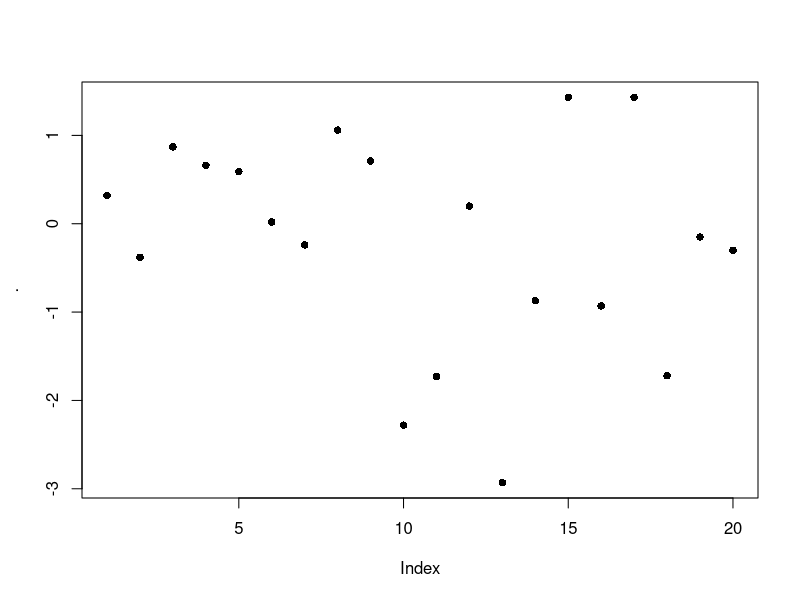
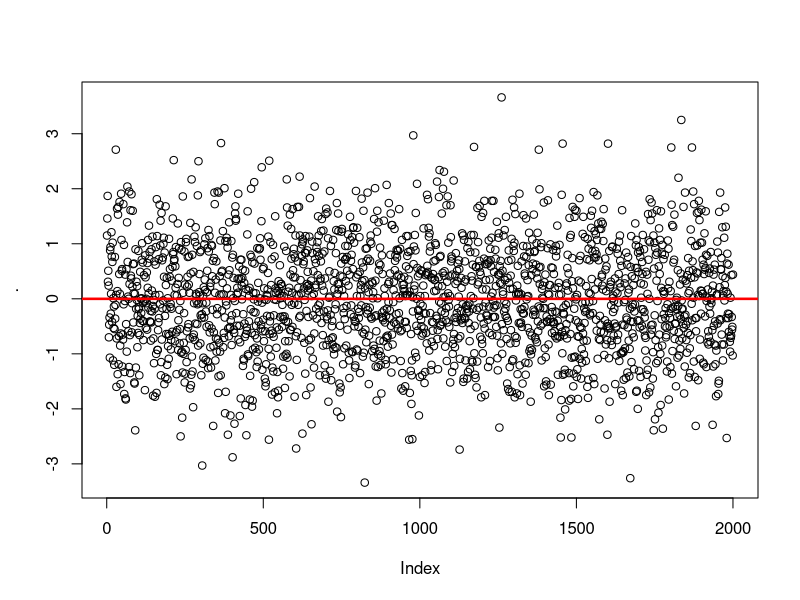

Source code (R) for these figures, in order: (Note: this script raises an error after producing the figures.)
# __________________________________________________________________
# R VOCABULARY 
# __________________________________________________________________

library("dplyr")
library("reshape2")
library("lazyeval")
library("ggplot2")
library("labeling")
library("lubridate")


# help(package="base")
# rm(list=ls())

# TODO: -------
# duplicated, charmatch, aggregate, do.call
# remove "lib" arg in library calls 
       


# flatten a list: 
(l <- list(item1=4, item2=2, item3=c(100, 200)))  # surrounding with () calls print 
(unlist(l))
(unname(unlist(l)))  # returns numeric vector; also try: unlist(l) %>% unname  


# flattening a list of dates does weird stuff: 
datelist = as.list(c(ymd("2017-01-01"), ymd("2017-01-01")))
unlist(datelist)  # not good 
do.call("c", datelist)  # this is good 


# rep and seq: --------------------
rep(letters[1:3], times=2)  # same as rep(letters[1:3], 2)
rep(letters[1:3], each=2)
rep(letters[1:3], times=2, each=2)
rep(letters[1:3], times=2, each=2, length.out=2)
rep_len(letters[1:3], length.out=40)  # could be useful if you don't know the length of a vector, but you want to keep recycling it until total length reaches a target value. 
rep(letters[1:3], times=(1:3))

seq(1,26)
seq(1,26,by=3)
seq(1,26, length.out=4)  # generates a sequence of length.out=4 equally spaced values from 1 to 16. (length.out is usually abbreviated to length or len, and seq_len is much faster.)
seq(along.with=month.abb)  # can abbreviate as e.g. seq(month.abb) or seq(letters); verbose alternative: seq(1, length(month.abb))
seq(along.with=rnorm(20))# generates sequence 1,2,3... ending with length(month.abb)
seq(c("apple", "orange", "banana"))

x<-round(rnorm(20), 2); names(x) <- seq(rnorm(20)); x %>% plot(pch=16) 
x<-round(rnorm(2000), 2); names(x) <- seq(rnorm(2000)); x %>% 
  plot(pch=1) %>% abline(h=0, lwd=2.5, col="red")


any(c(rep(FALSE, 9), TRUE))  # any TRUEs in the vector? 
any(c(2<1, 4>5, 6==7))

x <- c(4,3, NA, 1,1,23)
any(is.na(x))  # is.na(x) returns a logical of same length as x 



x<- rnorm(10)
range(x)
all(x < 2)  # x<2 returns a logical vector of same length as x; all(x<2) returns TRUE only if all values are TRUE 
all(x < 2, x > (-2))
all(1<2, 2==2, 3>2)
all(c(TRUE, TRUE, TRUE, FALSE))


4 %in% c(1,1,4,1)  # TRUE 
"s" %in% letters  # TRUE
1:4 %in% 1:10  # returns vector of same length as vector on left side of %in%
c(1:4, 12) %in% 1:10
c("g", 7) %in% letters 


match("s", letters)
match(c("a", "s", "f"), letters)
x <- c(4,3, NA, 1,1,23, NA)
match(NA, x)  # Note that match() only returns first match 


which(c(rep(FALSE, 5), TRUE, rep(FALSE, 4), TRUE))  # Takes a logical vector, returns numeric pointing to positions of TRUE values 
which(c(4==5, 2==3))
which(c(4==5, 2==3, 3==3, 4<5, 9>4))


x <- rep(1.0,10); y <- rep(0.99999999999, 10)
all.equal(target=x, current=y, tolerance = 10^-10)
all.equal(target=x, current=y, tolerance = 10^-20)


identical(2, 2.0)  # TRUE 

set.seed(1)
x <- rnorm(10)
set.seed(1)
y <- rnorm(10)
identical(x,y) # TRUE 


stopifnot(c(TRUE, TRUE))
stopifnot(c(FALSE, TRUE))  # returns an error if not all TRUE 
stopifnot(c(2<3, 4>5))


x <- airquality[, -1] # x is a regression design matrix
y <- airquality[,  1] # y is the corresponding response
stopifnot(complete.cases(y) != is.na(y))  # complete.cases returns a logical 
ok <- complete.cases(x, y)  # returns logical of same length as num rows of x and y
sum(!ok) # how many are not "ok" ? NOTE that "!" on a logical gives its inverse: !c(TRUE, FALSE) = c(FALSE, TRUE)
x <- x[ok,]
y <- y[ok]


# subsetting: -----
# 3 ways of subsetting a df for first column:
airquality[1]  # returns data frame (which is a type of list; subsetting list with [] always gives list)
airquality[[1]]  # returns the *contents* of element 1 in the df - integer atomic vector. [[]] can only return 1 thing 
airquality$Ozone  # returns integer atomic vector. Note that $ is shorthand, where x$y = x[["y", exact=FALSE ]]



cumsum(1:10)  # pseudocode: for i in 1:10, result[1] = i, result[2]=i+result[1]
cumprod(1:10)
cummin(1:10)  # along the entire length of input vector, 1 is min 
cummax(10:1)



# first differencing: 
diff(1:10, lag = 1, differences = 1)  # diff gives differecnes between successive elements in a vector 
diff(seq(1,50, by=5), lag=1, differences=1)
(diffs1 <-diff(c(1,5,2,2,10,.5,-1,3,-4,30), lag = 1, differences = 1))
length(diffs1)

# second differencing: 
(diffs2 <-diff(c(1,5,2,2,10,.5,-1,3,-4,30), lag = 1, differences = 2))  
diffs2 == diff(diffs1, lag = 1, differences = 1)  #  setting arg differences > 1 means you recursively apply diff a specified number of times 
length(diffs2)  # note that this has one less element than diffs1

# differencing at lags (i.e. not immediately successive elements)
(diffs3 <-diff(c(1,5,2,2,10,.5,-1,3,-4,30), lag = 2, differences = 1))  
length(diffs3)


# cut a range to get a factor: -------------------
x <- 1:100 
cut(x, breaks=seq(0,100,5), labels= paste("Level", 1:20))  # divide range of x into levels of a factor; 
# note that length of labels is 1 less than length of breaks
# also, first value of breaks is lower than min value of x 
table(cut(x, breaks=seq(0,100,5), labels= paste("Level", 1:20)))



# reorder factor levels using values in another column -------------
# first create data: 
df <- data.frame(area=letters[1:10], 
                 total=c(10,2,1,rnorm(6),20)); df

# graph looks ugly: 
ggplot(df, aes(x=area, y=total)) + geom_bar(stat="identity")

# find order of factor levels that you want: 
order(df$total)  # this gives ascending order; for descending, rev(order(df$total))

# reset factor levels: 
df <- df %>% mutate(area=factor(area, 
                          levels=area[order(df$total)])); df

str(df)  # factor levels reset

# graph again: 
ggplot(df, aes(x=area, y=total)) + geom_bar(stat="identity")  # SUCCESS!



pmin(1:4, 0:3)  # gives "parallel" min - min of each pair of elements, where one element is from vector1, the other from v2. 

x <- sort(rnorm(100));  cH <- 1.35
quantile(x, probs = seq(0, 1, 0.25), na.rm = FALSE, names = TRUE)
# quantiles are cutpoints dividing the range of a probability distribution into contiguous intervals with equal probabilities. 
# quartiles are the three cut points that will divide a dataset into four equal-size groups
pmin(cH, quantile(x)) # no names
pmin(quantile(x), cH) # has names
plot(x=x, y=pmin(cH, pmax(-cH, x)), type = "b", main =  "Huber's function")



# & and && --------
x <- 1 
y <- 1

if (x==1 & y==1){print("yes")} else {print("no")}
if (x==1 && y==1){print("yes")} else {print("no")}
# when x and y are single element vectors, doesn't seem to make a diff

x <- c(1,1) 
y <- c(1,0)

if (x==1 & y==1){print("yes")} else {print("no")}
# single & returns warning: only first element used 

if (x==1 && y==1){print("yes")} else {print("no")}
# no warning, but doesn't seem to give right answer 

# NOTE: apparently && is preferred in if conditions 




# merge: -------------------------------
# merging vectors (doesn't make much sense): 
x <- letters
y <- letters[3:4]
merge(x,y)  # prob not what you want: this is the cartesian product (?) of the 2 sets 


# MERGING DATA FRAMES: -----------
# if the column you're merging on has the same name in both dfs, there's no need to 
# specify by="" argument, because it is automatically interpreted that you are joining on that column 

x <- data.frame(a=letters, b.x=rnorm(26)) %>% print 
y <- data.frame(a=c(letters[3:4], "test"), d.y=rnorm(3), e.y=rep("yo", 3)) %>% print 

merge(x,y)  # inner join; 
merge(x,y, all=TRUE)  # outer join
merge(x,y, all.y=TRUE)  # right join
merge(x,y, all.x=TRUE)  # left join
merge(x,y, all.x=TRUE, all.y=TRUE)  # outer join again




# if the column you're merging on has the diff name in the 2 dfs, you need to specify the 
# by.x and by.y arguments 

x <- data.frame(a=letters, b.x=rnorm(26))
y <- data.frame(a.y=c(letters[3:4], "test"), d.y=rnorm(3), e.y=rep("yo", 3))

merge(x,y, by.x="a", by.y="a.y")  # INNER JOIN 
merge(x,y, all=TRUE, by.x="a", by.y="a.y")  # OUTER JOIN 
merge(x,y, all.y=TRUE, by.x="a", by.y="a.y")  # RIGHT JOIN
merge(x,y, all.x=TRUE, by.x="a", by.y="a.y")  # LEFT JOIN 


#... another example: -----------------
authors <- data.frame(
      surname = I(c("Tukey", "Venables", "Tierney", "Ripley", "McNeil")),
      nationality = c("US", "Australia", "US", "UK", "Australia"),
      deceased = c("yes", rep("no", 4)))
books <- data.frame(
      name = I(c("Tukey", "Venables", "Tierney",
                 "Ripley", "Ripley", "McNeil", "R Core")),
      title = c("Exploratory Data Analysis",
                "Modern Applied Statistics ...",
                "LISP-STAT",
                "Spatial Statistics", "Stochastic Simulation",
                "Interactive Data Analysis",
                "An Introduction to R"),
      other.author = c(NA, "Ripley", NA, NA, NA, NA,
                       "Venables & Smith"))

(m1 <- merge(authors, books, by.x = "surname", by.y = "name"))
(m2 <- merge(books, authors, by.x = "name", by.y = "surname"))


#... merging on dates: --------------
admits <- data.frame(dates = as.Date(c("2017-01-12", "2017-01-15")), 
                     num_cases = c(450,12))
census <- data.frame(dates = as.Date(c("2017-01-12", "2017-01-31")), 
                     num_pts = c(14030, 9912))
date_string <- data.frame(dates = seq(as.Date("2017-01-01"), as.Date("2017-01-31"), by="1 days")) 

# column to match on has same name in all 3 dfs, so no need to specify "by=" argument 
finaldf <- merge(date_string, admits, all.x=TRUE) %>% 
                  merge(census, all.x=TRUE) %>% print 

# if appropriate, replace NAs with zeroes: 
finaldf <- mutate(finaldf, 
                  num_cases=sapply(num_cases, function(x) if(is.na(x)==TRUE){0} else {x}), 
                  num_pts=sapply(num_pts, function(x) if(is.na(x)==TRUE){0} else {x})
                  ) %>% print 

finaldf.m <- melt(mutate(finaldf, dates=as.character(dates))) %>% print 
dcast(finaldf.m, dates ~ variable)  # reverses the melting operation 
dcast(finaldf.m, variable ~ dates)  # reverse rows and columns 


# sort and order: ------------------
x <- c(1,1,3,-1,0,19,1,9,7,32)
sort(x)
sort(x, decreasing=TRUE)
rev(x)  # just reverses arguments 

order(x)  # returns an ordered numeric vector: order(x)[1] returns the position in x where the smallest element in x is found 
x[order(x)]  # arranges x in ascending order 


# Run-length encoding (RLE) is a very simple form of lossless data compression in which runs of data (that is, sequences in which the same data value occurs in many consecutive data elements) are stored as a single data value and count, rather than as the original run
x <- rev(rep(6:10, 1:5))
rle(x)
class(rle(x))  # type of list
rle(x)[1]
unname(unlist(rle(x)[1]))

z <- c(TRUE, TRUE, FALSE, FALSE, TRUE, FALSE, TRUE, TRUE, TRUE)
rle(z)
rle(as.character(z))

x <- c(rep("a", 4), "c", rep("g", 10))
unique(x)

# TABLE ----------------------------------------------
df <- data.frame(a=sample(100,10), 
                 b=sample(2000, 10))
table(df)  # you can call table() on purely numeric data, but it's kinda useless 
table(df$a)  # still useless 

df$c= sapply(1:10, function(x) sample(c("Group1", "Group2"), 1, replace=TRUE))
df

table(df)  # still pretty useless 
table(select(df, a,c))   # possibly useful: this converts the data from "long" to "wide" format; compare with > select(df[order(df$a), ], a,c)
table(select(df, b,c))  # possibly useful 
table(df$c)  # probably the best use of table() for this data 


# Simple frequency distribution:
table(rpois(100, 5))  # n=100, lambda=5
table(state.division, state.region)

with(airquality,
     table(OzHi = Ozone > 80, Month, useNA = "ifany"))  # with() seems to be a 
# precursor to the pipe operator (%>%)


# copy table from R to Excel: ---------------------
df <- data.frame(a=rnorm(20), b= sample(c(TRUE, FALSE), 20, replace=TRUE)) # %>% print
write.table(df, file="clipboard", sep="\t", row.names=FALSE)  # now paste in Excel 

# copy via clipboard from excel to R: 
#select column in excel %>%
x <- readClipboard()


# ifelse() : ------------------------------------
x <- c(6:-4)
sqrt(x)  #- gives warning
sqrt(ifelse(x >= 0, x, NA))  # no warning

## Note: the following also gives the warning !
ifelse(x >= 0, sqrt(x), NA)

l <- sample(c("a", "b", "c"), 1)
ifelse(l >= "b", "high", "low")


# DATES --------------------------------------------
# ...create strings of dates ----
seq(ISOdate(2017,1,1), ISOdate(2017,1,31), by="day") %>% substr(1,11)  # Jan to Feb 

seq(ISOdate(2017,1,1), ISOdate(2017,1,31), by="7 day") %>% 
  substr(1,11)  # only week start dates 

seq(ISOdate(2017,2,1), ISOdate(2017,1,1), by="-1 day") %>% substr(1,11)  # Feb to Jan 

# Note: ISOdate() is a wrapper for strptime()


# Alternatively, you can use as.Date: 
seq(as.Date("2017-01-01"), as.Date("2017-04-05"), by="1 day")

dates <- seq(as.Date("2017-01-01"), as.Date("2017-04-05"), by="7 day")  # only first day of weeks 
date_and_wkday <- data.frame(dates = dates, 
                             days = weekdays(dates)) %>% print 




# ...identify fiscal year from date : -------------------
x <- data.frame(date = c("2013-01-01", "2013-06-06", "2015-02-28", "2015-09-04"), 
                m=rep(NA,2), 
                y=rep(NA,2), 
                fyear = rep(NA,2)); x

for(i in 1:nrow(x)){
      x$m[i] <- substr(x$date[i], 6,7) %>% as.numeric
      x$y[i] <- substr(x$date[i], 1,4) %>% as.numeric
      if(m[i] %in% 4:12){
            x$fyear[i] <- x$y[i]+1
      } else {
            x$fyear[i] <- x$y[i]
      }
}
print(x)

# without extra columns for date and year: 
x <- data.frame(date = c("2013-01-01", "2013-06-06", "2015-02-28", "2015-09-04"), 
                fyear = rep(NA,2)
                ); x

for(i in 1:nrow(x)){
      m <- substr(x$date[i], 6,7) %>% as.numeric
      y <- substr(x$date[i], 1,4) %>% as.numeric
      if(m %in% 4:12){
            x$fyear[i] <- y+1
      } else {
            x$fyear[i] <- y
      }
}
print(x)



# using lubridate package: ----------------------------------------
dates <- c("2017-01-01", "2017-02-01", "2017-08-21")

class(dates)  # "character"


ymd(dates) # %>% class  # "Date"
# this function takes a char and converts to date, using the ymd format to 
# do the conversion. It DOESN'T *cast* to ymd format 

mdy(dates)  # doesn't work 
dates2 <- c('12-31-2017'); class(dates2)
mdy(dates2); class(mdy(dates2))

# convert to time in format hh:mm
timechar <- "12:30"
time <- strptime(timechar, format="%R"); time2
time <- strptime(timechar, format="%I"); time2


# convert ymd to mdy: 
ymd(dates) %>% format('%m%d%Y')

# arithmetic with dates and times: 



# SET OPERATIONS ---------------------------------------------

setA<-c("a", "b", "c", "d", "e")
setB<-c("d", "e", "f", "g")

union(setA,setB)
intersect(setA,setB)
setdiff(setA,setB)  # Note, however, that the difference between two sets is order-dependent. It is the material that is in the first named set, that is not in the second named set. 
setequal(c(setdiff(setA,setB),intersect(setA,setB),setdiff(setB,setA)), 
         union(setA,setB))


# SAMPLE() --------------------------------------------------
sample(10)  # gives permutation of all elements; same as sample(1:10)
sample(10, 1) 
(x <- sample(10, replace=TRUE)); setdiff(1:10, x)
sample(letters, 3)

sample(c("a", "b"),1, prob=c(.9, .1))  # The optional prob argument can be used to give a vector of weights for obtaining the elements of the vector being sampled. They need not sum to one, but they should be non-negative and not all zero.

# create a discrete distribution with specified probabilities:
v <- vector()
for(i in 1:1000){
  v[i] <- sample(c(TRUE, FALSE, "error"), 1, prob=c(.90, .09, .01))
}

table(v) %>% barplot  # plotting with base R 

# plotting with ggplot: 
dat <- as.data.frame(table(v)) %>% melt %>% select(1,3)
ggplot(dat, aes(x=v, y=value)) + 
  geom_bar(stat="identity") + 
  geom_hline(yintercept=0, size=1)



# COMBINATIONS --------------------------------------------------
choose(3,2)  # number of combinations of 2 elements that can be chosen from a set of 3 elements 
choose(10,1); choose(10,2); choose(30,2)

# counting num permutations: 
n <- 10
k <- 5 
choose(n,k)*factorial(k)

par(mfrow=c(2,1))
# graph of num combinations 
sapply(1:10, function(x) choose(10, x)) %>% 
  plot(type='l', main="num permutations, combinations of x objects from a total of 10 objects", 
       xlab = "x", 
       ylab = "num combinations")

# graph of num permutations 
sapply(1:10, function(x) choose(10, x)*factorial(x)) %>% 
  plot(type='l', 
       xlab = "x", 
       ylab = "num permutations")
par(mfrow=c(1,1))


# sample with/without replacement: -----------
sample(10)  # same as sample(1:10); default is replace=FALSE 
sample(10,2)
sample(10,100, replace=TRUE) 
sample(c("hi", "bye"), 30, replace=TRUE)

# simulate 100 rolls of a die: 
sample(6, 100, replace=TRUE) %>% mean
sample(6, 100, replace=TRUE) %>% mean

# FILL CONTAINER WITH LOOP: ----------------------
# create an empty container and fill it using a loop. We require that any type and any number of objects can be placed in the container, regardless of whether they are numeric or character or logical: 
container <- vector(mode="list")
# container <- list()  # this also seems to work? 

for(i in 1:10){
  x <- rnorm(1)
  print(paste("x=", x))
  if (x < 0.01){
    container[i] <- list(1:10)    
  } else if (x < 0.8) {
    container[i] <- list(rnorm(i))
  } else {
    container[i] <- list(rep("test", i))
  }
}

str(container)
summary(container)



# BUILD A DATAFRAME WITH A LOOP: --------------
# set up empty list: 
datalist = list()

for (i in 1:5) {
      # ... make some data
      dat <- data.frame(x = rnorm(10), y = runif(10))
      dat$i <- i  # maybe you want to keep track of which iteration produced it?
      datalist[[i]] <- dat # add it to your list; NOTE THAT WE USE [[]] !!!!
}

datalist  # each element of hte list is a dataframe 
# compare datalist[1] with datalist[[1]]; first is a list, second is contents 
      # within that list 

# join elements of list into a single df with do.call()
big_data = do.call(rbind, datalist) %>% print 

# alternative without using do.call: 
df1 <- datalist[[1]]
for(i in 2:5) {df1 <- rbind(df1, datalist[[i]])}
df1

identical(big_data, df1)  # TRUE 

# LAPPLY AND FRIENDS: -------------------------------
x <- list(a = 1:10, beta = exp(-3:3), logic = c(TRUE,FALSE,FALSE,TRUE))
# compute the list mean for each list element
lapply(x, mean)
# median and quartiles for each list element
lapply(x, quantile, probs = 1:3/4)
# Format for lapply is lapply(X, FUN, ...). Note that "probs=1:3/4" is being passed to "..." above, and is "passed to" the function quantile(). 

sapply(x, quantile)
i39 <- sapply(3:9, seq) # list of vectors
sapply(i39, fivenum)
vapply(i39, fivenum,
       c(Min. = 0, "1st Qu." = 0, Median = 0, "3rd Qu." = 0, Max. = 0))

(v <- structure(10*(5:8), names = LETTERS[1:4], 
                types=c("red", "yellow", "blue", "green")))
# structure() returns the given object with further attributes that you can 
# set 

# not entirely sure what's happening here: 
f2 <- function(x, y) outer(rep(x, length.out = 3), y)
(a2 <- sapply(v, f2, y = 2*(1:5), simplify = "array"))
a.2 <- vapply(v, f2, outer(1:3, 1:5), y = 2*(1:5))
stopifnot(dim(a2) == c(3,5,4), all.equal(a2, a.2),
          identical(dimnames(a2), list(NULL,NULL,LETTERS[1:4])))

# ...sampling distribution of sample mean of exp r.v.: ----
replicate(10000, mean(rexp(10))) %>% hist

# using ggplot: 
df <- replicate(10000, mean(rexp(10))) %>% as.data.frame  
colnames(df) <- "value"

p1 <- ggplot(df, aes(x=value)) + 
  geom_histogram(aes(y=..count..)) + # not really necessary to specify 
  # aes(y=..count..), but good to be explicit. You can just give 
  # "+ geom_histogram() +"  ...
  scale_x_continuous(limits=c(0,3), 
                        labels=seq(0,3, .25), breaks=seq(0,3, .25)) + 
  geom_hline(yintercept=0, size=1) + 
  theme(axis.text.x=element_text(size = 16),
        axis.title.x=element_text(size=20), 
        axis.text.y=element_text(size=14), 
        axis.title.y=element_text(size=18), 
        strip.text.x=element_text(size=18));p1

# add density: 
(p2 <- p1 + geom_density(aes(y=..density..*900), size=1, colour="blue", alpha=.8))

p3 <- ggplot(df, aes(x=value)) + 
  geom_density(aes(y=..density../sum(..density..))); p3 
#   geom_histogram(aes(y=..density../sum(..density..)), fill=NA, colour="black")


# summary(p1); summary(p2)


# ... use lapply to create multiple distribution curves: -----

# create input vector: 
input=seq(-4,4, length=1000)

# define dist function family: X~N(0, 1/n): 
fx <- function(n, input_vector){
      dnorm(input_vector, mean=0, sd=(1/sqrt(n)))  # change to pnorm() to get CDFs 
}

# create data frame with x and f(x) values for different values of n: 
normal_curves <- lapply(seq(1:20), fx, input_vector=input) %>% 
      # "input_vector=x" => specify that second arg of fx always 
      # takes value x
      as.data.frame

colnames(normal_curves) <- paste0("n", 1:20)
normal_curves <- mutate(normal_curves,
                        x=input) %>%  # x is input vector
                  select(21,1:20)

str(normal_curves)

# putting data in long form to allow facetting by value of n: 
normal_curves_long <- melt(normal_curves, id.vars = "x")
str(normal_curves_long)

p1 <- ggplot(normal_curves_long, aes(x=x, y=value, group=variable)) + 
      geom_line() + 
      geom_text(data=filter(normal_curves_long,
                            x>=1 & x<=1.01),  # filtering to get single point from each                                                  curve 
                aes(label=variable), 
                col="red") ; p1 




# Pattern Matching and Replacement -------------------------------
# grep(value = FALSE) returns a vector of the indices of the elements of x that yielded a match (or not, for invert = TRUE. This will be an integer vector unless the input is a long vector, when it will be a double vector.                                                                                            

# grep(value = TRUE) returns a character vector containing the selected elements of x (after coercion, preserving names but no other attributes).

# grepl returns a logical vector (match or not for each element of x).

grep("[a-z]", letters)
grep("May", month.abb, invert=TRUE)  # find months that are NOT "May"
grep("wed", tolower(c("Monday", "Tuesday", "Wednesday")))
grep(c("wed", "mon"), tolower(c("Monday", "Tuesday", "Wednesday")))  # In grep(c("wed", "mon"), tolower(c("Monday", "Tuesday", "Wednesday"))):argument 'pattern' has length > 1 and only the first element will be used

charmatch(c("mon", "wed"), tolower(c("Monday", "Tuesday", "Wednesday", "Monday")))
# note that charmatch can take more than one element in its first argument. However, its rules for return values are a bit strange: 
      # if unique exact match OR (unique partial match and no exact match) -> 
            # match index returned
      # if multiple exact OR multiple partial -> 0 returned 
      # if no match, then nomatch argument value returned 
      # Thus, charmatch can be useful in seeing whether a value can be used 
            # as a unique identifier?? 

grep("o", letters)  # 15
grep("o", "food")  # 1
grep("o", c("food", "wood"))  # 1,2 
grep("o", c("food", "wood"), value=TRUE)
grepl("o", c("food", "wood"))

# note that "food" is a single element, which does contain an "o", so we get 1 returned. The 2 "o"s in food are not counted seperately. To do that, try: 

countOs <- function(x){
  require("dplyr", lib="H:/R packages")
  
  x.split <- strsplit(x, split=NULL) %>% unlist 
  
  returnOs <- function(x1){
    x2 <- tolower(x1)
    if(x2=="o"){1}
    else{0}
  }
  
  sapply(x.split, returnOs) %>% sum
}

# test function: 
test_countOs <- function(){
  sapply(list("hi", "hO", "OOoo", "yo", "only one", "frib", "N00", "123"),
         countOs)
}
test_countOs()

# apply the function: 
countOs("food")  # 2
countOs("Markov chains were introduced by Andrei Andreevich Markov (1856-1922) and were named in his honor.")  # 5 

# note how the function "countOs" promotes modularity and abstraction in the code: it is completely self-contained, so it doesn't need to refer to a function or object defined anywhere else, so you can use it in any environment. Just give it the input it expects and it will give you the output you expect. This is how you keep code from getting ridiculously complicated and interconnected. 

gsub("g", "Goose", letters)
gsub("g", NA, letters)

strings <- c("foo", "foo", "bar", "foo", "qux")
sub("foo", "yib", strings) 
gsub("foo", "yib", strings) 
# what's the difference between sub and gsub? 

# FUNCTIONS ------------------------------------------

# Use of "...": --------------------------------------
f <- function(...){
  list(...)
}
# f takes a variable number of arguments (i.e. user can put in anything they like there), then just lists what those arguments were. 


# TEST CASES: 
# function call: 
f(x=2, l=TRUE)

# Another function: 
f2 <- function(x,y, ...){
  print(x/y)
  otherArgs <- list(...)
  print(otherArgs)
  if (length(list(...)) > 0){
      if (any(unlist(list(...)))){
          print("At least one TRUE in otherArgs")
      } else {
          print("No TRUEs in otherArgs")
      }
  } else {
      print("No TRUEs in otherArgs")
  } 
}

# function call:
f2(1,5,TRUE, FALSE)
f2(1,5)
f2(1,5,FALSE, FALSE)

# Using ... in a useful way: ----------------------------------

# write a function that drops extreme values, then returns quantiles:
# in general, this approach could be useful because you can build in several steps into a single function (step1: drop extreme values, step2: calculate quantiles). However, you need a way to pass in arguments that will be used in later steps. That's what "..." is for. 

x <- rnorm(50)

f3 <- function(x){
  x2 <- sort(x)
  lower.limit <- quantile(x2, prob=.1)
  upper.limit <- quantile(x2, prob=.9)
  x3 <- x2[x2>lower.limit & x2<upper.limit]
  quantile(x3)
}

f3(x)  # compare with quantile(x)
f3(x, probs=c(.25, .5, .75))  
# Error in f3(x, probs = c(0.25, 0.5, 0.75)): unused argument (probs = c(0.25, 0.5, 0.75))

# To prevent the error, we need to rewrite f3 to allow it to take extra arguments: 

f4 <- function(x, ...){
  x2 <- sort(x)
  lower.limit <- quantile(x2, prob=.1)
  upper.limit <- quantile(x2, prob=.9)
  x3 <- x2[x2>lower.limit & x2<upper.limit]
  otherargs <- list(...)
  
  if(!is.null(otherargs)){
#     print(otherargs)  # note that this is just printed, not returned by the function
  }
  
  if(!is.null(otherargs$probs)){
#     print(quantile(x3, probs=otherargs$probs))
    quantile(x3, probs=otherargs$probs) %>% unlist
  } else {
#     print(quantile(x3))
#     print("default probs used")
    quantile(x3) %>% unlist
  }
}

# FUNCTION CALLS: 
f4(x)  # compare with quantile(x)
f4(x, probs=c(.08, .35, .57, .75, .99))  # compare with quantile(x, probs=c(.08, .35, .57, .75, .99))
f4(x, probs=c(.08, .35, .57, .75, .99), na.rm=TRUE)

# note what we can do with function f4: 
vectors <- vector(mode="list")
for(i in 1:10000){
  vectors[i] <- list(rnorm(500))
}

result <- lapply(vectors, f4, probs=c(.08, .35, .57, .75, .99), arg=NULL) %>%
  as.data.frame
names(result) <- paste0("sample_", 1:length(vectors))
str(result)
summary(result)
# result

result.long <-  melt(result) %>% 
  mutate(probs=as.factor(rep(c(.08, .35, .57, .75, .99), length(vectors)))) %>% 
  select(variable, probs, value)
str(result.long)
head(result.long, 100)

# quick analysis: 
boxplot(result.long$value)
filter(result.long, probs==.08) %>% select(value) %>% boxplot 
plot(value~probs, data=result.long)

# using ggplot: 
p1 <- ggplot(result.long, aes(x=probs, y=value)) + 
  geom_boxplot()  
#   facet_wrap(~probs, ncol=2)
p1


p08 <- filter(result.long, probs==.08) %>% select(value) %>% unlist
p57 <- filter(result.long, probs==.57) %>% select(value) %>% unlist

plot(p57~p08)

# ...rationale-----------------------------------------------------------
# without f4, how would you do this? First loop over vectors to remove extremes, then loop over the result to calculate quantiles. Okay, but what if there were e.g. 10 intermediate steps requiring a different function for each? It would be very inelegant to have to write 10 loops and keep passing the result from one to the next. 

# Instead, we can put all the intermediate functions inside f4, and pass their arguments to them through f4!!! 




# RESHAPE PACKAGE:  ---------------------------------------------
# Melting: going from wide to long 
head(airquality)
aql <- melt(airquality) # [a]ir [q]uality [l]ong format; no ID vars
head(aql)
aql[c(1:5, 154:158, 307:311), ]  

# using Month and Day as ID vars: 
aql <- melt(airquality, id.vars = c("Month", "Day"), 
            variable.name = "climate_variable", 
            value.name = "climate_value")
head(aql)  # note that long data is grouped by measured variable name, and that id vars repeat after all data on one single measured variable name: e.g. month=5, day=1 will appear next to "Ozone" var, then again next to "Solar.R". This is how rows/tuples for particular (Ozone, Solar.R, etc.) values are recorded; otherwise there would be no way to know which values were associated with others. 

# only id vars get column names named after them. All other vars are in the "variable" column, which we've renamed to "climate_variable"
summary(aql)
aql[c(1:5, 154:158, 307:311, 460:464), ]


# In reshape2 there are multiple cast functions. Since you will most commonly work with data.frame objects, we'll explore the dcast function.

# Casting: going from long to wide: 
aql <- melt(airquality, id.vars = c("Month", "Day"))
aqw <- dcast(aql, Month + Day ~ variable)  # Month & Day remain as columns (with duplicates removed), while the distinct names in variable "swing out" to create new column names. The arguments on the left refer to the ID variables and the arguments on the right refer to names the measured variables. Everything not in the equation is assumed to be a column of values. 
head(aqw)


dcast(aql, Month ~ variable + Day)  # wide format with each day a column: e.g Month=5, var="Ozone" and Day=1 gets 1 column; Month=5, var="Ozone" and Day=2 gets another, etc. 
# "Month ~ variable + Day" ==> LHS args specify how many rows in output; RHS args specify how many columns 
dcast(aql, Month ~ variable)  # "Aggregation function missing: defaulting to length". E.g. for month=5 and column=Ozone, there are now 31 values; we can't display 31 values in a cell, so we default to aggregating by counting 


dcast(aql, Month ~ variable, fun.aggregate = mean, 
      na.rm = TRUE)  # Averages by month
dcast(aql, Day ~ variable, fun.aggregate = mean, 
      na.rm = TRUE)  # Averages by day of month, across months. 


# NOTE: the above could have been done with dplyr::group_by() and summarize(): 
# however, this is more tedious because every var has to be named
# group_by(airquality, Month) %>% summarize(mean(Ozone, na.rm=TRUE), 
#                                           mean(Solar.R, na.rm=TRUE),
#                                           mean(Wind, na.rm=TRUE),
#                                           mean(Temp, na.rm=TRUE)) %>% 
#                                     as.data.frame 




## ...another example: means by day of week----------------------
days.of.week <- weekdays(Sys.Date()+0:6)  # list of days in the week 

data <- data.frame(var1=rnorm(7000, mean=50,sd=4), 
                   var2=rpois(7000, lambda=3), 
                   day=rep(days.of.week, 1000))
head(data, 50)

# MELT: 
longdata <- melt(data)
# head(longdata)
# longdata[c(1:8, 7001:7008), ]  # note that long data is grouped by measured variable name, and that id vars repeat after all data on one single measured variable name 

# CAST: 
# avg.by.day <- dcast(longdata, day ~ variable)  # Aggregation function missing: defaulting to length
avg.by.day <- dcast(longdata, day ~ variable, 
                    fun.aggregate=mean, 
                    na.rm=TRUE)
avg.by.day

# ...playing with the example ---------------------------------------------
# let's see if means of var1 differ across days 
anova.model1 <- lm(value~day, data=filter(longdata, variable=="var1"))
summary(anova.model)  # compare with "avg.by.day" Note that avg.by.day is easier to read. 

p1 <- ggplot(avg.by.day, aes(x=day, y=var1)) + 
  geom_bar(stat="identity")  
#   scale_y_continuous(limits=c(49.7, 50.1))  # not sure why the bars disappear when I do this 
p1

(p1zoom <- p1 + coord_cartesian(ylim=c(49.88, 50.1)))  # Setting limits on the coordinate system will zoom the plot (like you're looking at it with a magnifying glass), and will not change the underlying data like setting limits on a scale will.



# DPLYR PACKAGE: -------------------------------------

# group_by( ): --------------
# converts df to tbl, with meta-instruction to do all subsequent operations in terms of groups. Note that on its own, group_by does not do any operation; it is usually used in conjunction with summarize()

mtcars
group_by(mtcars, cyl)  # a tibble, with instructions to do subsequent operations in terms of groups of cyl 
group_by(mtcars, cyl) %>% as.data.frame  # identical to initial df 


# ...comparing summarize() on grouped versus original df: ----------
grouped <- group_by(mtcars, cyl)

summarize(grouped, mean(hp)) %>% as.data.frame # compare with following: 
summarize(mtcars, mean(hp))

summarize(grouped, mean(hp), sd(hp), mean(disp), sd(disp)) %>% 
      as.data.frame
# compare with following: 
summarize(mtcars, mean(hp), sd(hp), mean(disp), sd(disp))


# ...try alternative groupings: --------------------------
(grouped_by_cyl <- group_by(mtcars, cyl) %>% 
       summarize(mean(hp), sd(hp))) %>% as.data.frame
(grouped_by_gear <- group_by(mtcars, gear) %>% 
       summarize(mean(hp), sd(hp))) %>% as.data.frame

# grouped on 2 vars: 
(grouped_by_gear_and_cyl <- group_by(mtcars, gear, cyl) %>% 
       summarize(mean(hp), sd(hp))) %>% as.data.frame

# checking result of grouping on 2 vars: 
filter(mtcars, gear==3) %>% select(cyl) %>% arrange(cyl) %>% unique 
filter(mtcars, gear==4) %>% select(cyl) %>% arrange(cyl) %>% unique 
filter(mtcars, gear==5) %>% select(cyl) %>% arrange(cyl) %>% unique 

# find how many rows in particular combinations: 
count(mtcars, cyl)
count(mtcars, cyl, gear)


#replace() ----
head(mtcars); str(mtcars)
cyl_order <- order(mtcars$cyl)
mtcars2 <- mtcars[cyl_order,]

# replace cylinder value of 4 with 99999
mtcars2 %>%
      mutate(hp=replace(hp, cyl==4, 99999),  # replace values 
                                    # in cyl column where value in 
                                    # cyl column ==4 
                                    # NOTE: you could also replace 
                                    # values in some other column where
                                    # cyl==4
             brands=rownames(mtcars)) %>%
      select(12,1:11) %>% 
      as.data.frame %>% print 
